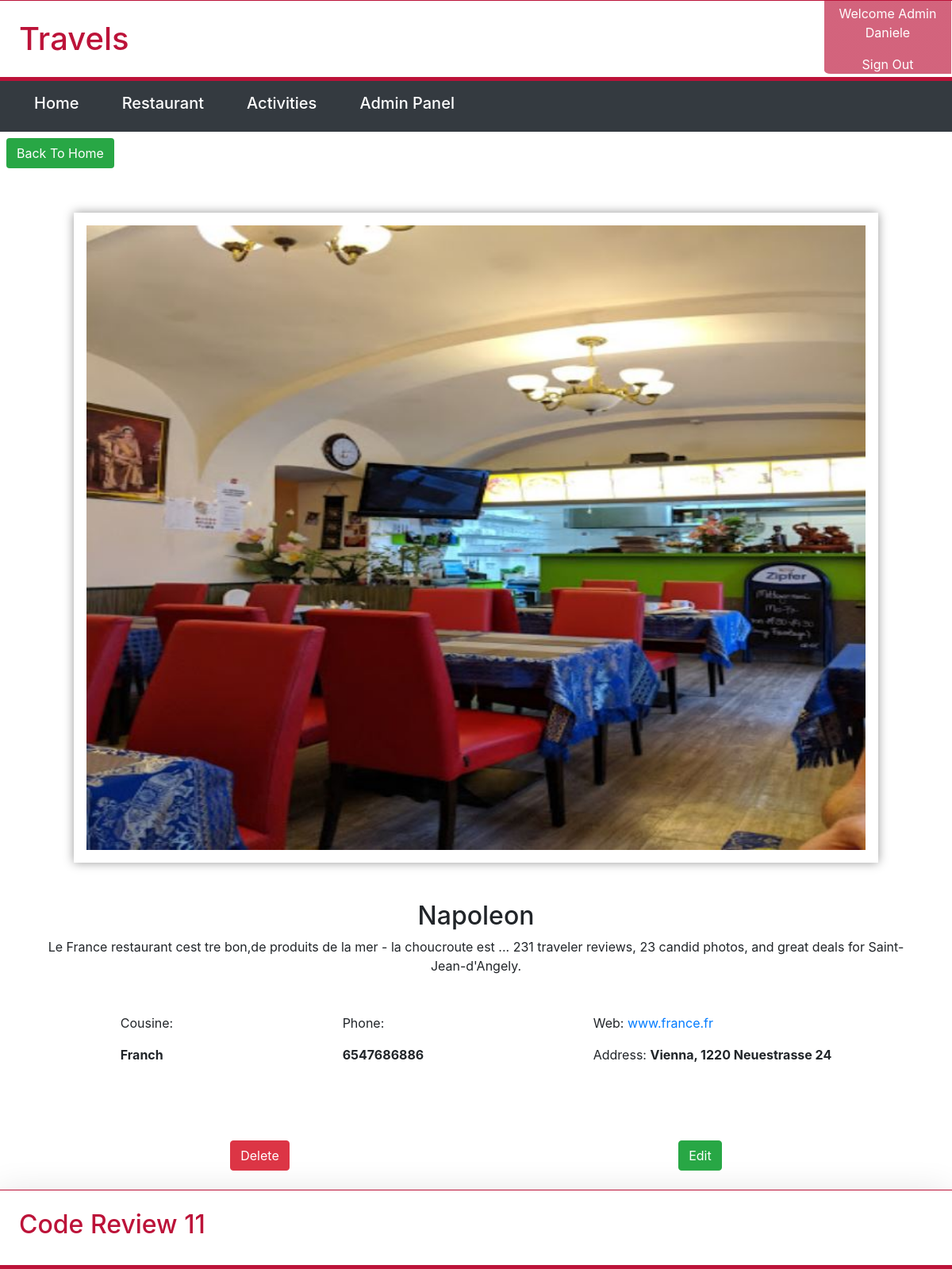
Screenshot of /individual.php?type=restaurant&id=2 (signed in) with the database file from the repository.
### tables this page shows
CREATE TABLE `users` (
  `user_id` int(15) NOT NULL,
  `userName` varchar(40) DEFAULT NULL,
  `userEmail` varchar(40) DEFAULT NULL,
  `userType` varchar(10) DEFAULT 'User',
  `userPass` varchar(256) DEFAULT NULL
);

CREATE TABLE `restaurants` (
  `rest_id` int(10) NOT NULL,
  `rest_name` varchar(35) DEFAULT NULL,
  `rest_phone` varchar(35) DEFAULT NULL,
  `rest_type` varchar(30) DEFAULT NULL,
  `rest_desc` varchar(500) DEFAULT NULL,
  `rest_web` varchar(30) DEFAULT NULL,
  `FK_location` int(10) DEFAULT NULL,
  `rest_pic` varchar(60) DEFAULT NULL
);

CREATE TABLE `location` (
  `location_id` int(10) NOT NULL,
  `city` varchar(35) DEFAULT NULL,
  `zip` int(10) DEFAULT NULL,
  `address` varchar(35) DEFAULT NULL
);

### individual.php (the view, shortened to what this page needs)
<?php
include 'engine/db_core.php';
include 'head_comp.php';
echo '
	<a href="home.php" ><button class="btn bg-success text-white m-2">Back To Home</button></a>
';
if($_GET['type']){
		if($_GET['type'] == 'restaurant'){
			 $query = 'SELECT * from restaurants left join location ON FK_location = location_id where rest_id ='.$_GET['id'];
			 $result = $conn->query($query);
   			 $data = $result->fetch_assoc();
			echo '
			<div id="individual " class="container">
			 	<div class="text-center container p-5">
			 		<img id="img_ind" class="w-100 p-3" src="'.$data['rest_pic'].'">
			 	</div>
			 	<div class="text-center ">
			 		<h2>'.$data['rest_name'].'</h2>
			 	</div>
			 	<div class="text-center " id="text-text">
			 		<p>'.$data['rest_desc'].'</p>
			 	</div>
			 	<div id="add_info" class="d-flex justify-content-around mt-5">
			 		<div>
			 			<p>Cousine: </p><p class="mb-5"><strong>'.$data['rest_type'].'</strong></p>
			 		</div>
			 		<div>
			 			<p>Phone: </p><p class="mb-5"><strong> '.$data['rest_phone'].'</strong></p>
			 		</div>
			 		<div>
			 			<p class="">Web:<a href="#"> '.$data['rest_web'].'</a></p>
			 			<p class="mb-5">Address: <strong> '.$data['city'].', '.$data['zip'].' '.$data['address'].'</strong></p>
			 		</div>
			 	</div>';
			 	if($conn_type == 'Admin'){
			 		echo '
			 		<div class="d-flex justify-content-around mt-5">
			 			<div>
					 		<form action="engine/delete.php" method="POST" >
					 			<input type="hidden" name="id_del" value="'.$data['rest_id'].' ">
					 			<input type="hidden" name="type" value="restaurants">
					 			<input type="submit" name="canc" value="Delete" class="btn btn-danger">
					 		</form>
					 	</div>
					 	<div>
					 		<form action="engine/edit.php" method="POST" >
								<input type="hidden" name="id" value="'.$data['rest_id'].'">
					 			<input type="hidden" name="type" value="restaurants">
					 			<input type="submit" name="edit"  value="Edit"   class="btn btn-success">
					 		</form>
					 	</div>
			 		</div></div>';
					}else{echo '</div>';}
		}
}else{
	header('Location: index.php');
}
include 'foot_comp.php';
 ?>

### head_comp.php (shortened to what this page needs)
<!DOCTYPE html>
<html>
<head>
	<link href="https://stackpath.bootstrapcdn.com/bootstrap/4.3.1/css/bootstrap.min.css" rel="stylesheet">
	<link rel="stylesheet" type="text/css" href="css/style.css">
</head>
<body>
<?php
require 'engine/db_core.php';
?>
	<header id="header" class="p-0 bg-color">
		<h1 class="p-4 m-0 ">Travels</h1>
		<?php
			if(!isset($_SESSION["id"])){
				header('Location: index.php');
			}else{
				$row=$conn->query("SELECT * FROM users WHERE user_id=".$_SESSION['id']);
				$row = $row->fetch_assoc();
				if($row['userType'] == 'Admin'){
					$conn_type = 'Admin';
					echo '
					<div class="welcome   text-white text-center">
						<p class="text-center mt-1">Welcome Admin '.$row['userName'].'</p>
					<a href="engine/logout.php?logout" class="text-white">Sign Out</a>
					</div>
					';
				}else{
					header('Location: index.php');
				}
			}
		 ?>
	</header>
    <nav class="p-3 bg-dark text-white">
      <div class="d-flex justify-content-around w-50" >
      		<div>
      			<a href="home.php" class="text-white"><h5>Home</h5></a>
      		</div>
      		<div>
      			<a href="restaurant.php" class="text-white"><h5>Restaurant</h5></a>
      		</div>
      		<div>
      			<a href="activities.php" class="text-white"><h5>Activities</h5></a>
      		</div>
      		<?php
				if($conn_type == 'Admin'){
				 		echo '
	      		<div>
	      			<a href="create.php" class="text-white"><h5>Admin Panel</h5></a>
	      		</div>';}
      		?>
      </div>
    </nav>

### foot_comp.php
<footer class="bg-color mt-4">
	<h2 class="p-4">Code Review 11</h2>
</footer>

### css/style.css (style rules this page uses)
.welcome { top: 1px; width: 10em; position: fixed; right: 1px; border-bottom-left-radius: 5%; z-index: 10; background: -moz-linear-gradient(left, rgba(188,19,57,0.66) 0%, rgba(188,19,57,0.66) 2%, rgba(188,19,57,0.66) 40%, rgba(188,19,57,0.66) 52%, rgba(188,19,57,0.66) 65%, rgba(188,19,57,0.66) 100%); background: -webkit-linear-gradient(left, rgba(188,19,57,0.66) 0%,rgba(188,19,57,0.66) 2%,rgba(188,19,57,0.66) 40%,rgba(188,19,57,0.66) 52%,rgba(188,19,57,0.66) 65%,rgba(188,19,57,0.66) 100%); background: linear-gradient(to right, rgba(188,19,57,0.66) 0%,rgba(188,19,57,0.66) 2%,rgba(188,19,57,0.66) 40%,rgba(188,19,57,0.66) 52%,rgba(188,19,57,0.66) 65%,rgba(188,19,57,0.66) 100%); filter: progid:DXImageTransform.Microsoft.gradient( startColorstr='#a8bc1339', endColorstr='#a8bc1339',GradientType=1 ); }
header h1 { max-width: 10em; margin: 0; }
.bg-color { color: #bc1339; border-bottom: 5px solid #bc1339; border-top: 1px solid #bc1339; }
#img_ind,#individual { -webkit-box-shadow: 0px 0px 12px 0px rgba(0,0,0,0.41); -moz-box-shadow: 0px 0px 12px 0px rgba(0,0,0,0.41); box-shadow: 0px 0px 12px 0px rgba(0,0,0,0.41); }
footer,.search-box,#map { -webkit-box-shadow: -3px 2px 43px 0px rgba(0,0,0,0.11); -moz-box-shadow: -3px 2px 43px 0px rgba(0,0,0,0.11); box-shadow: -3px 2px 43px 0px rgba(0,0,0,0.11); }
html, body { height: 100%; margin: 0; padding: 0; }

### rows the page displays
users: userName "Daniele"
restaurants: rest_pic (picture), rest_name "Napoleon", rest_desc "Le France restaurant cest tre bon,de produits de la mer - la choucroute est ... 231 traveler reviews, 23 candid photos, and great deals for Saint-Jean-d'Angely.", rest_type "Franch", rest_phone "6547686886", rest_web "www.france.fr", FK_location.city "Vienna", FK_location.zip "1220", FK_location.address "Neuestrasse 24"
